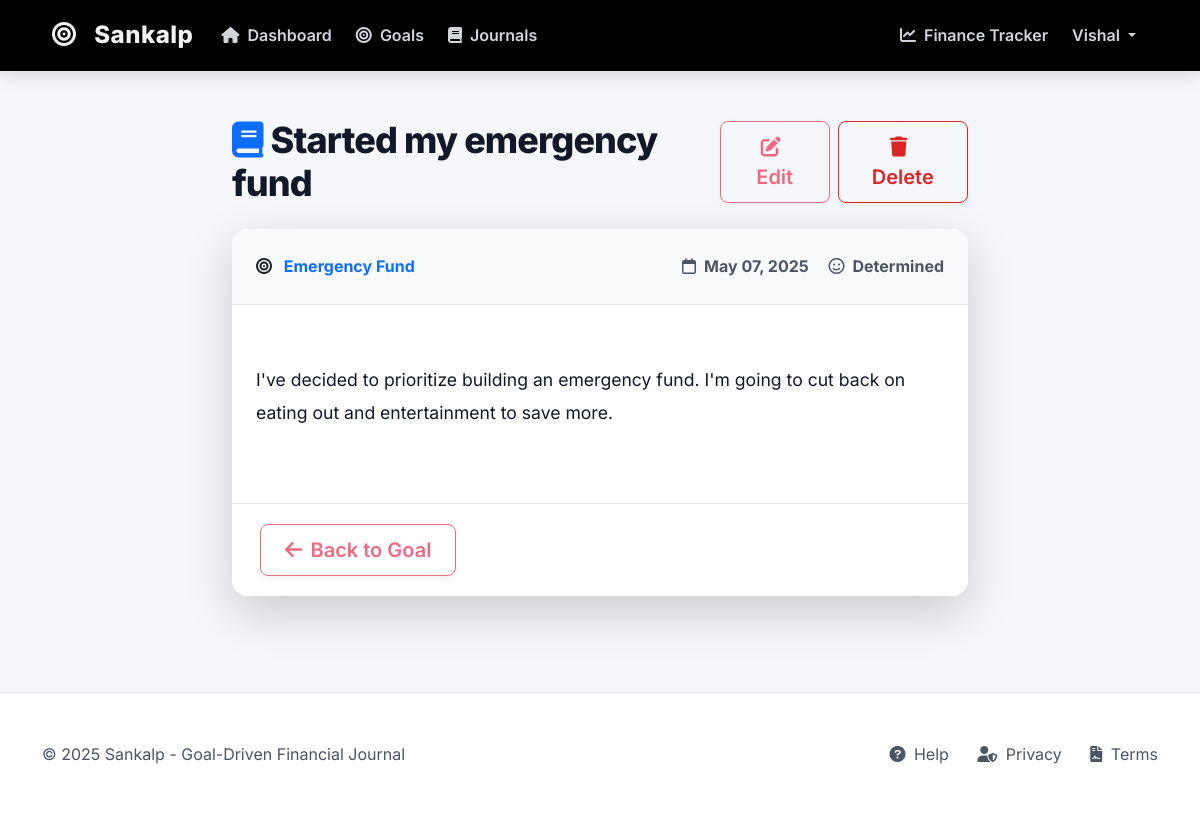
Screenshot of /sankalp/journals/10/ (signed in) with the database file from the repository.
### sankalp/models.py (models this page shows, shortened)
class Journal(models.Model):
    user = models.ForeignKey(User, on_delete=models.CASCADE)
    goal = models.ForeignKey(Goal, on_delete=models.CASCADE, related_name='journals')
    title = models.CharField(max_length=200)
    content = models.TextField()
    mood = models.CharField(max_length=50, blank=True)
    created_at = models.DateTimeField(auto_now_add=True)

class Goal(models.Model):
    GOAL_TYPES = [
        ('FINANCIAL', 'Financial'),
        ('PERSONAL', 'Personal'),
        ('CAREER', 'Career'),
        ('HEALTH', 'Health'),
        ('OTHER', 'Other'),
    ]
    STATUS_CHOICES = [
        ('NOT_STARTED', 'Not Started'),
        ('IN_PROGRESS', 'In Progress'),
        ('COMPLETED', 'Completed'),
        ('ABANDONED', 'Abandoned'),
    ]
    user = models.ForeignKey(User, on_delete=models.CASCADE)
    title = models.CharField(max_length=200)
    description = models.TextField()
    goal_type = models.CharField(max_length=20, choices=GOAL_TYPES)
    target_amount = models.DecimalField(max_digits=10, decimal_places=2, null=True, blank=True)
    current_amount = models.DecimalField(max_digits=10, decimal_places=2, default=0)
    start_date = models.DateField()
    target_date = models.DateField()
    status = models.CharField(max_length=20, choices=STATUS_CHOICES, default='NOT_STARTED')
    created_at = models.DateTimeField(auto_now_add=True)
    updated_at = models.DateTimeField(auto_now=True)

### sankalp/views.py (the view)
# urls.py: path('journals/<int:journal_id>/', views.journal_detail, name='journal_detail'),
@login_required
def journal_detail(request, journal_id):
    journal = get_object_or_404(Journal, id=journal_id, user=request.user)
    return render(request, 'sankalp/journal_detail.html', {
        'journal': journal,
        'username': request.session.get('username', '')
    })

### sankalp/templates/sankalp/journal_detail.html (shortened to what this page needs)
{% extends 'sankalp/base.html' %}
{% load static %}
{% block content %}
<div class="row mb-5 justify-content-center">
    <div class="col-md-8">
        <div class="d-flex justify-content-between align-items-center mb-4">
            <h1 class="display-5 mb-0">
                <i class="fas fa-book text-primary me-2"></i>{{ journal.title }}
            </h1>
            <div class="d-flex gap-2">
                <a href="{% url 'edit_journal' journal.id %}" class="btn btn-outline-primary btn-lg">
                    <i class="fas fa-edit me-2"></i>Edit
                </a>
                <a href="{% url 'delete_journal' journal.id %}" class="btn btn-outline-danger btn-lg">
                    <i class="fas fa-trash me-2"></i>Delete
                </a>
            </div>
        </div>
        <div class="card shadow-lg">
            <div class="card-header bg-light d-flex justify-content-between align-items-center">
                <div>
                    <i class="fas fa-bullseye me-2"></i>
                    <a href="{% url 'goal_detail' journal.goal.id %}" class="text-decoration-none fw-bold">
                        {{ journal.goal.title }}
                    </a>
                </div>
                <div class="text-muted">
                    <i class="far fa-calendar me-2"></i>{{ journal.created_at|date:"F d, Y" }}
                    {% if journal.mood %}
                        <span class="ms-3">
                            <i class="far fa-smile me-2"></i>{{ journal.mood }}
                        </span>
                    {% endif %}
                </div>
            </div>
            <div class="card-body journal-content">
                {{ journal.content|linebreaks }}
            </div>
            <div class="card-footer bg-white">
                <a href="{% url 'goal_detail' journal.goal.id %}" class="btn btn-outline-primary btn-lg">
                    <i class="fas fa-arrow-left me-2"></i>Back to Goal
                </a>
            </div>
        </div>
    </div>
</div>
{% endblock %}

### sankalp/templates/sankalp/base.html (shortened to what this page needs)
{% load static %}
<!DOCTYPE html>
<html lang="en">
<head>
    <link href="https://cdn.jsdelivr.net/npm/bootstrap@5.3.0-alpha1/dist/css/bootstrap.min.css" rel="stylesheet">
    <link rel="stylesheet" href="https://cdnjs.cloudflare.com/ajax/libs/font-awesome/6.0.0/css/all.min.css">
    <link rel="stylesheet" href="{% static 'sankalp/css/styles.css' %}">
</head>
<body>
    <nav class="navbar navbar-expand-lg navbar-dark bg-primary sticky-top">
        <div class="container">
            <a class="navbar-brand" href="{% url 'sankalp_dashboard' %}">
                <i class="fas fa-bullseye"></i> Sankalp
            </a>
            <div class="collapse navbar-collapse" id="navbarNav">
                <ul class="navbar-nav me-auto mb-2 mb-lg-0">
                    <li class="nav-item">
                        <a class="nav-link" href="{% url 'sankalp_dashboard' %}">
                            <i class="fas fa-home me-1"></i> Dashboard
                        </a>
                    </li>
                    <li class="nav-item">
                        <a class="nav-link" href="{% url 'goals_list' %}">
                            <i class="fas fa-bullseye me-1"></i> Goals
                        </a>
                    </li>
                    <li class="nav-item">
                        <a class="nav-link" href="{% url 'journals_list' %}">
                            <i class="fas fa-book me-1"></i> Journals
                        </a>
                    </li>
                </ul>
                <ul class="navbar-nav mb-2 mb-lg-0">
                    <li class="nav-item">
                        <a class="nav-link" href="{% url 'dashboard' %}">
                            <i class="fas fa-chart-line me-1"></i> Finance Tracker
                        </a>
                    </li>
                    {% if request.session.username %}
                    <li class="nav-item dropdown">
                        <a class="nav-link dropdown-toggle" href="#" id="navbarDropdown" role="button" data-bs-toggle="dropdown" aria-expanded="false">
                            {{ request.session.username }}
                        </a>
                    </li>
                    {% endif %}
                </ul>
            </div>
        </div>
    </nav>
    <main class="container my-5">
        <div class="fade-in">
            {% block content %}{% endblock %}
        </div>
    </main>
    <footer class="py-5 mt-auto bg-white shadow-sm">
        <div class="container">
            <div class="row align-items-center">
                <div class="col-md-6 text-center text-md-start">
                    <p class="mb-0 text-muted">&copy; {% now "Y" %} Sankalp - Goal-Driven Financial Journal</p>
                </div>
                <div class="col-md-6 text-center text-md-end mt-3 mt-md-0">
                    <a href="#" class="text-decoration-none text-muted me-4">
                        <i class="fas fa-question-circle me-1"></i> Help
                    </a>
                    <a href="#" class="text-decoration-none text-muted me-4">
                        <i class="fas fa-user-shield me-1"></i> Privacy
                    </a>
                    <a href="#" class="text-decoration-none text-muted">
                        <i class="fas fa-file-contract me-1"></i> Terms
                    </a>
                </div>
            </div>
        </div>
    </footer>
</body>
</html>

### sankalp/static/sankalp/css/styles.css (style rules this page uses)
:root { --primary-color: #000000; --primary-light: #f2f2f2; --secondary-color: #ed6a83; --secondary-light: #fce4e9; --warning-color: #facc15; --warning-light: #fef9c3; --danger-color: #dc2626; --danger-light: #fee2e2; --info-color: #0ea5e9; --info-light: #e0f2fe; --background-color: #f5f7fa; --card-bg: #ffffff; --text-primary: #111827; --text-secondary: #4b5563; --text-tertiary: #9ca3af; --border-color: #e5e7eb; --border-radius-sm: 0.5rem; --border-radius: 1rem; --border-radius-lg: 1.5rem; --shadow-sm: 0 2px 6px rgba(0, 0, 0, 0.06); --shadow: 0 6px 16px rgba(0, 0, 0, 0.1); --shadow-lg: 0 12px 32px rgba(0, 0, 0, 0.12); --transition-fast: 200ms ease; --transition-normal: 300ms ease; --transition-slow: 400ms ease; }
body { min-height: 100vh; display: flex; flex-direction: column; background-color: var(--background-color); color: var(--text-primary); font-family: "Inter", -apple-system, BlinkMacSystemFont, "Segoe UI", Roboto, "Helvetica Neue", Arial, sans-serif; line-height: 1.7; font-size: 16px; }
h1, h2, h3, h4, h5, h6 { font-weight: 700; line-height: 1.2; margin-bottom: 1rem; }
.display-5 { font-weight: 800; letter-spacing: -0.025em; font-size: 2.25rem; }
.text-muted { color: var(--text-secondary) !important; }
.navbar { box-shadow: var(--shadow); transition: all var(--transition-normal); padding: 10px 40px; background: var(--primary-color) !important; }
.navbar-brand { font-weight: 800; letter-spacing: 0.5px; transition: all var(--transition-fast); font-size: 1.5rem; color: #f2f2f2 !important; }
.navbar-brand i { margin-right: 0.75rem; }
.nav-link { transition: all var(--transition-fast); padding: 0.5rem 1.25rem; border-radius: var(--border-radius-sm); margin: 0 0.25rem; font-weight: 600; color: #d1d5db !important; }
.card { border-radius: var(--border-radius); box-shadow: var(--shadow-sm); transition: transform var(--transition-normal), box-shadow var(--transition-normal); border: none; background-color: var(--card-bg); overflow: hidden; }
.card-header { background-color: var(--card-bg); border-bottom: 1px solid var(--border-color); padding: 1.5rem; font-weight: 700; }
.card-header.bg-light { background-color: #f9fafb !important; }
.card-body { padding: 1.75rem; }
.card-footer { background-color: rgba(0, 0, 0, 0.02); border-top: 1px solid var(--border-color); padding: 1.25rem 1.75rem; }
.btn { border-radius: var(--border-radius-sm); padding: 0.625rem 1.5rem; font-weight: 600; transition: all var(--transition-fast); box-shadow: var(--shadow-sm); position: relative; overflow: hidden; }
.btn::after { content: ""; position: absolute; top: 0; left: 0; width: 100%; height: 100%; background-color: rgba(255, 255, 255, 0.15); transform: translateY(100%); transition: transform var(--transition-fast); }
.btn-outline-primary { border-color: var(--secondary-color); color: var(--secondary-color); }
.btn-outline-danger { border-color: var(--danger-color); color: var(--danger-color); }
.journal-content { white-space: pre-line; line-height: 1.9; font-size: 1.1rem; padding: 1.5rem; color: var(--text-primary); }
footer { margin-top: auto; background-color: var(--card-bg); border-top: 1px solid var(--border-color); padding: 2rem 0; color: var(--text-secondary); }
.fade-in { animation: fadeIn 0.6s ease forwards; }
body::before { content: ""; position: fixed; top: 0; left: 0; width: 100%; height: 100%; background-image: radial-gradient(var(--primary-light) 1.5px, transparent 1.5px), radial-gradient(var(--primary-light) 1.5px, transparent 1.5px); background-size: 60px 60px; background-position: 0 0, 30px 30px; opacity: 0.25; pointer-events: none; z-index: -1; }

### rows the page displays
Journal: title "Started my emergency fund", goal "Emergency Fund", created_at "May 07, 2025", mood "Determined", content "I've decided to prioritize building an emergency fund. I'm going to cut back on eating out and entertainment to save more."

### other values shown
{{ request.session.username }} "Vishal"
